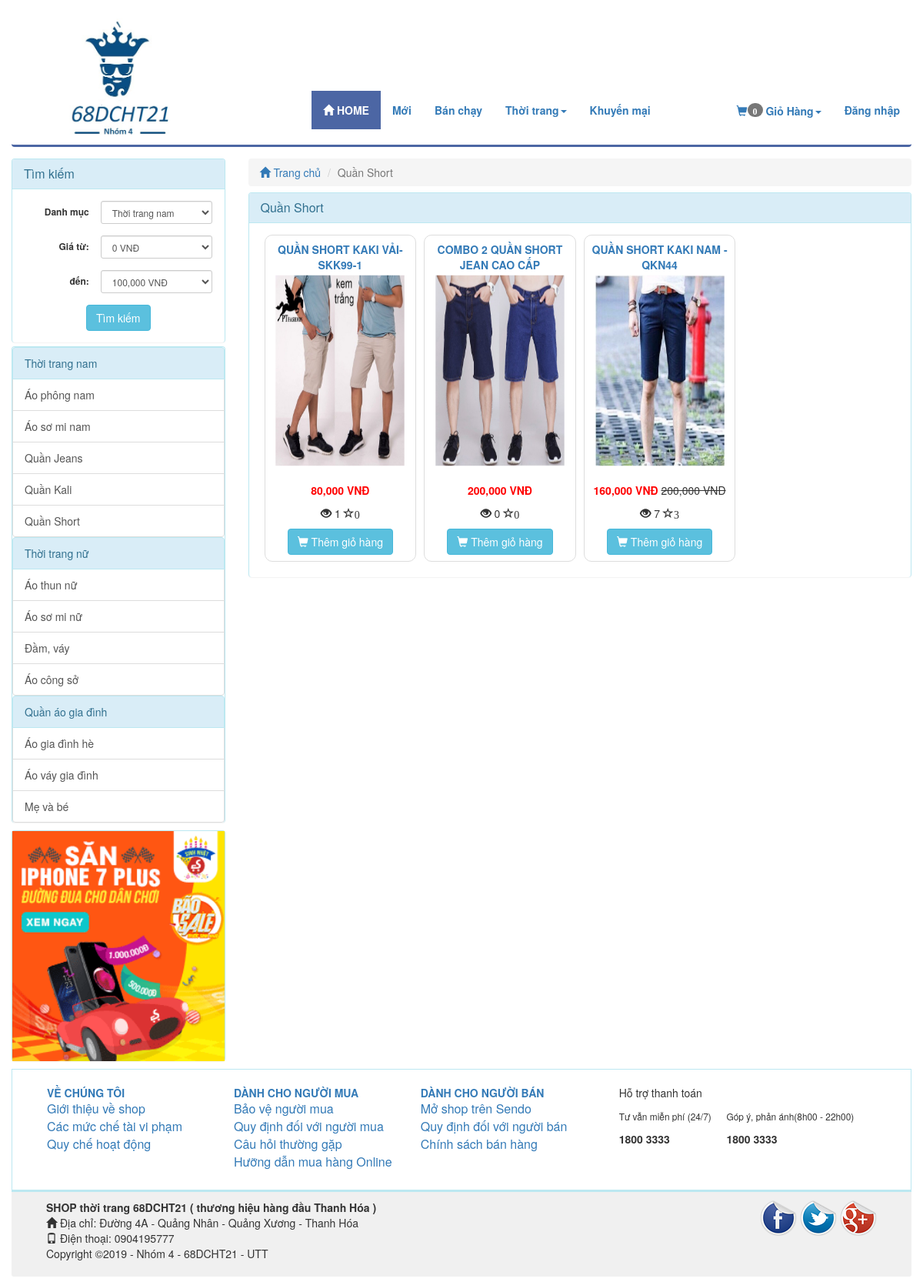
Screenshot of /quan-short-c14 with the database file from the repository.
### tables this page shows
CREATE TABLE `catalog` (
  `id` int(11) NOT NULL,
  `name` varchar(100) NOT NULL,
  `description` varchar(255) DEFAULT NULL,
  `parent_id` int(11) NOT NULL,
  `sort_order` tinyint(4) NOT NULL,
  `created` datetime NOT NULL
);

CREATE TABLE `product` (
  `id` int(255) NOT NULL,
  `catalog_id` int(11) NOT NULL,
  `name` varchar(255) NOT NULL,
  `content` text NOT NULL,
  `price` decimal(15,2) NOT NULL DEFAULT 0.00,
  `discount` int(11) DEFAULT 0,
  `image_link` varchar(100) NOT NULL,
  `image_list` text NOT NULL,
  `view` int(11) NOT NULL DEFAULT 0,
  `soluong` int(5) NOT NULL,
  `buyed` int(255) NOT NULL,
  `rate_total` int(255) NOT NULL DEFAULT 4,
  `rate_count` int(255) NOT NULL DEFAULT 1,
  `status` int(11) NOT NULL DEFAULT 1,
  `created` int(11) NOT NULL
);

### application/controllers/Product.php (called while the page is built, shortened)
<?php
class Product extends MY_Controller {
	public function __construct()
	{
		parent::__construct();
		$this->load->model('product_model');
		$this->load->model('catalog_model');
	}
	public function catalog()
	{
		$id = $this->uri->rsegment(3);
		$catalog = $this->catalog_model->get_info($id);
		$this->data['catalog_p'] = $catalog;
		$input = array();
		if ($catalog->parent_id == '1') {
			$input_cat = array();
			$input_cat['where'] = array('parent_id' => $catalog->id);
			$input_cat['order'] = array('sort_order', 'ASC');
			$catalog_child = $this->catalog_model->get_list($input_cat);
			if (!empty($catalog_child)) {
				$cat_list_id = array();
				foreach ($catalog_child as $value) {
					$cat_list_id[] = $value->id;
				}
				$this->db->where_in('catalog_id',$cat_list_id);
			}else{
				$input['where'] = array('catalog_id'=>$id);
			}
		}else{
			$input['where'] = array('catalog_id'=>$id);
		}
		$total = $this->product_model->get_total($input);
		$this->data['total']=$total;
		$this->load->library('pagination');
		$base_url = base_url('product/catalog/'.$id);
		$per = 8;
		$uri = 4;
		$config = pagination($base_url,$total,$per,$uri);
		$segment = $this->uri->segment(4);
		$segment = intval($segment);
		$input['limit'] = array($config['per_page'],$segment);
		$product_list = $this->product_model->get_list($input);
		$this->data['product_list'] = $product_list;
		$this->data['temp']='site/product/catalog';
		$this->load->view('site/layoutsub',$this->data);
	}
}

### index.php (called while the page is built, shortened)
<?php
require_once BASEPATH.'core/CodeIgniter.php';

### application/core/MY_Model.php (called while the page is built, shortened)
<?php if ( ! defined('BASEPATH')) exit('No direct script access allowed');
class MY_Model extends CI_Model {
    var $table = '';
    var $key = 'id';
    var $order = '';
    function get_info($id, $field = '')
    {
        $where = array();
        $where[$this->key] = $id;
        return $this->get_info_rule($where, $field);
    }
    function get_info_rule($where = array(), $field= '')
    {
        $this->db->where($where);
        $query = $this->db->get($this->table);
        if ($query->num_rows())
        {
            return $query->row();
        }
        return FALSE;
    }
    function get_total($input = array())
    {
        $query = $this->db->get($this->table);
        return $query->num_rows();
    }
    function get_list($input = array())
    {
        $query = $this->db->get($this->table);
        return $query->result();
    }
    protected function get_list_set_input($input = array())
    {
        if ((isset($input['where'])) && $input['where'])
        {
            $this->db->where($input['where']);
        }
        if (isset($input['order'][0]) && isset($input['order'][1]))
        {
            $this->db->order_by($input['order'][0], $input['order'][1]);
        }
        else
        {
            $order = ($this->order == '') ? array($this->table.'.'.$this->key, 'desc') : $this->order;
            $this->db->order_by($order[0], $order[1]);
        }
        if (isset($input['limit'][0]) && isset($input['limit'][1]))
        {
            $this->db->limit($input['limit'][0], $input['limit'][1]);
        }
    }
}
?>

### application/core/MY_Controller.php (called while the page is built, shortened)
<?php
class MY_Controller extends CI_Controller {
	function __construct()
	{
		$controller = $this->uri->segment(1);
		switch ($controller) {
			default:
				$input = array();
				$input['where'] = array('parent_id' => '1');
				$input['order'] = array('sort_order', 'ASC');
				$catalog = $this->catalog_model->get_list($input);
				foreach ($catalog as $value) {
					$input= array();
					$input['where'] = array('parent_id' => $value->id);
					$input['order'] = array('sort_order', 'ASC');
					$sub = $this->catalog_model->get_list($input);
					$value->sub=$sub;
				}
				break;
		}
	}
}

### application/helpers/common_helper.php (called while the page is built, shortened)
<?php
	function pagination($base_url='',$total='',$per='',$uri='')
	{
		$config = array();
		$config['base_url']    = $base_url;
		$config['total_rows']  = $total;
		$config['per_page']    = $per;
		$config['uri_segment'] = $uri;
		$config['full_tag_open']   = "<nav aria-label='Page navigation' class='text-right'><ul class='pagination'>";
		$config['full_tag_close'] = "</ul></nav>";
		$config['cur_tag_open']   = "<li class='active'><a href='#'>";
		$config['cur_tag_close'] = "</a></li>";
		$config['next_link']   = "&raquo;";
		$config['next_tag_open']   = "<li><span aria-hidden='true'>";
		$config['next_tag_close'] = "</span></li>";
		$config['prev_link']   = "&laquo;";
		$config['prev_tag_open']   = "<li><span aria-hidden='true'>";
		$config['prev_tag_close'] = "</span></li>";
		$config['num_tag_open']   = "<li>";
		$config['num_tag_close'] = "</li>";
		return $config;
	}
	function covert_vi_to_en($str)
	{
	    $unicode = array(
			'a'=>'á|à|ả|ã|ạ|ă|ắ|ặ|ằ|ẳ|ẵ|â|ấ|ầ|ẩ|ẫ|ậ',
			'd'=>'đ',
			'e'=>'é|è|ẻ|ẽ|ẹ|ê|ế|ề|ể|ễ|ệ',
			'i'=>'í|ì|ỉ|ĩ|ị',
			'o'=>'ó|ò|ỏ|õ|ọ|ô|ố|ồ|ổ|ỗ|ộ|ơ|ớ|ờ|ở|ỡ|ợ',
			'u'=>'ú|ù|ủ|ũ|ụ|ư|ứ|ừ|ử|ữ|ự',
			'y'=>'ý|ỳ|ỷ|ỹ|ỵ',
			'A'=>'Á|À|Ả|Ã|Ạ|Ă|Ắ|Ặ|Ằ|Ẳ|Ẵ|Â|Ấ|Ầ|Ẩ|Ẫ|Ậ',
			'D'=>'Đ',
			'E'=>'É|È|Ẻ|Ẽ|Ẹ|Ê|Ế|Ề|Ể|Ễ|Ệ',
			'I'=>'Í|Ì|Ỉ|Ĩ|Ị',
			'O'=>'Ó|Ò|Ỏ|Õ|Ọ|Ô|Ố|Ồ|Ổ|Ỗ|Ộ|Ơ|Ớ|Ờ|Ở|Ỡ|Ợ',
			'U'=>'Ú|Ù|Ủ|Ũ|Ụ|Ư|Ứ|Ừ|Ử|Ữ|Ự',
			'Y'=>'Ý|Ỳ|Ỷ|Ỹ|Ỵ',
			);
		foreach($unicode as $nonUnicode=>$uni) $str = preg_replace("/($uni)/i",$nonUnicode,$str);
		$str = trim($str);
		$str = str_replace(' ', '-', $str);
		$str = str_replace(',', '', $str);
		return $str;
	}
?>

### application/views/site/product/catalog.php (the view, shortened to what this page needs)
<div class="col-xs-12 col-sm-9 col-md-9 col-lg-9 clearpaddingr">
	<div class="col-xs-12 col-sm-12 col-md-12 col-lg-12 clearpadding">
		<ol class="breadcrumb">
		  <li><a href="<?php echo base_url(); ?>"><span class="glyphicon glyphicon-home" aria-hidden="true"></span> Trang chủ</a></li>
		  <li class="active"><?php echo $catalog_p->name; ?></li>
		</ol>
		<div class="panel panel-info">
		  <div class="panel-heading">
		    <h3 class="panel-title"><?php echo $catalog_p->name; ?></h3>
		  </div>
		  <div class="panel-body">
		  <?php if ($total > 0) { ?>
		  	<div class="col-xs-12 col-sm-12 col-md-12 col-lg-12 clearpadding">
		  		<?php foreach ($product_list as $value) {
		  			$name = covert_vi_to_en($value->name);
	  				$name = strtolower($name);
	  				 ?>
					<div class="col-xs-12 col-sm-6 col-md-3 col-lg-3 re-padding">
			  			<div class="product_item">
			  				<p class="product_name" ><a href="<?php echo base_url($name.'-p'.$value->id); ?>" ><?php echo $value->name; ?></a></p>
			  				<div class="product-image">
			  					<a href="<?php echo base_url('product/view/'.$value->id); ?>"><img src="<?php echo base_url(); ?>upload/product/<?php echo $value->image_link; ?>" alt="" class=""></a>
			  				</div>
			  				<?php if ($value->discount>0) {
			  					$new_price = $value->price - $value->discount; ?>
			  					<p><span class='price text-right'><?php echo number_format($new_price); ?> VNĐ</span> <del class="product-discount"><?php echo number_format($value->price); ?> VNĐ</del></p>
			  				<?php }else{ ?>
								<p><span class='price text-right'><?php echo number_format($value->price); ?> VNĐ</span></p>
			  				<?php	} ?>
							<p><span class="glyphicon glyphicon-eye-open" aria-hidden="true" title="Số lượt xem"></span> <?php echo $value->view; ?> <span class="glyphicon glyphicon-star-empty" aria-hidden="true" title="Số lượng đặt mua"><?php echo $value->buyed; ?></p>
							<a href="<?php echo base_url('cart/add/'.$value->id); ?>"><button class='btn btn-info'><span class="glyphicon glyphicon-shopping-cart" aria-hidden="true"></span> Thêm giỏ hàng</button></a>
			  			</div>
					</div>
				<?php } ?>
		  	</div>
		  <?php }else{ ?>
		  	<p>Không có sản phẩm nào</p>
		  <?php	} ?>
		  </div>
		</div>
	</div>
</div>

### application/views/site/sidebar.php (shortened to what this page needs)
<?php
	$catalog_id = isset($catalog_id)?$catalog_id:NULL;
	$price_from = isset($price_from)?$price_from:NULL;
	$price_to = isset($price_to)?$price_to:NULL;
 ?>
<div class="col-xs-12 col-sm-3 col-md-3 col-lg-3 clearpaddingl">
	<div class="panel panel-info" style="margin-bottom: 5px;">
		<div class="panel-heading">
		    <h3 class="panel-title">Tìm kiếm</h3>
		</div>
	    <div class="panel-body">
	  	    <form class="form-horizontal text-center" method="post" action="<?php echo base_url('product/search'); ?>">
				<div class="form-group form-group-sm">
					<label class="col-sm-5 clearpaddingl control-label" for="formGroupInputSmall">Danh mục</label>
					<div class="col-sm-7" style="padding-left: 0px">
				    	<select class="form-control" name="catalog_id">
				    		<?php foreach ($catalog as $value) { ?>
							  	<option value="<?php echo $value->id; ?>" style='font-weight: bold' <?php if($value->id==$catalog_id) echo 'selected'; ?>><?php echo $value->name; ?></option>
								 </div>
							  	<?php } ?>
				    </div>
				</div>
				<div class="form-group form-group-sm">
					<label class="col-sm-5 control-label" for="formGroupInputSmall">Giá từ:</label>
					<div class="col-sm-7" style="padding-left: 0px">
				    	<select class="form-control" name="price_from">
				    	<?php for ($i=0; $i < 1400000; $i = $i + 100000) { ?>
				    		<option value="<?php echo $i ?>" <?php if($i==$price_from) echo 'selected'; ?>><?php echo number_format($i); ?> VNĐ</option>
				    	<?php } ?>
						</select>
				    </div>
				</div>
				<div class="form-group form-group-sm">
					<label class="col-sm-5 control-label" for="formGroupInputSmall">đến:</label>
					<div class="col-sm-7" style="padding-left: 0px">
				    	<select class="form-control" name="price_to">
				    	<?php for ($i=100000; $i < 1500000; $i = $i + 100000) { ?>
				    		<option value="<?php echo $i ?>" <?php if($i==$price_to) echo 'selected'; ?>><?php echo number_format($i); ?> VNĐ</option>
				    	<?php } ?>
						</select>
				    </div>
				</div>
				<button class="btn btn-info" type="submit" name='submit'>Tìm kiếm</button>
	    </div>
	</div>
	<div class="panel panel-info">
	  <div class="panel-body" style="padding:0px">
	  	<div class="list-group">
	  	<?php foreach ($catalog as $value)
	  	{
	  		$name = covert_vi_to_en($value->name);
	  		$name = strtolower($name);
	  	?>
	  	<div class="list-group">
	  		<a href="<?php echo base_url($name.'-c'.$value->id); ?>" class="list-group-item active">
		    <?php echo $value->name; ?>
		  	</a>
		  <?php foreach ($value->sub as $val) {
		  	$namesub = covert_vi_to_en($val->name);
	  		$namesub = strtolower($namesub);
	  		?>
		  	<a href="<?php echo base_url($namesub.'-c'.$val->id); ?>" class="list-group-item"><?php echo $val->name; ?></a>
		  <?php } ?>
		 </div>
	  	<?php } ?>
	    </div>
	  </div>
	</div>
	<div class="panel panel-info" style="margin-top:10px;margin-bottom:10px;">
	  <div class="panel-body" style="padding:0px;">
	  	<img style="width: 100%" src="<?php echo base_url('upload/qc.gif'); ?>" alt="">
	  </div>
	</div>
</div>

### public/site/css/style.css (style rules this page uses)
.clearpadding { padding-left: 0px; padding-right: 0px; }
.clearpaddingl { padding-left: 0px; }
.clearpaddingr { padding-right: 0px; }
.re-padding { padding-right: 5px; padding-left: 5px; }
.panel { margin-bottom: 0px; border-bottom:none; }
.product_item { border: 1px solid #DDDDDD; border-radius: 10px; text-align: center; padding-top: 8px; padding-bottom: 8px; margin-bottom: 5px; }
.product_name { max-height: 20px; text-transform: uppercase; font-size: 14px; color: #337ab7; font-weight: bold; }
.price { color: red; font-weight: bold; }
.product-image { margin-top:8px; margin-bottom:8px; }
.product-image img { width: 95%; height: 275px; -webkit-transform:scale(0.9); -moz-transform:scale(0.9); -o-transform:scale(0.9); transition: all .4s ease; -webkit-transition: all .4s ease; -moz-transition: all .4s ease; -o-transition: all .4s ease; }
.breadcrumb { margin-bottom: 8px; }
.list-group { margin-bottom: 0px; }
.list-group-item.active, .list-group-item.active:hover, .list-group-item.active:focus { color: #31708f; background-color: #d9edf7; border-color: #bce8f1; }

### rows the page displays
catalog: name "Thời trang nam"
catalog: name "Áo phông nam"
catalog: name "Áo sơ mi nam"
catalog: name "Quần Jeans"
catalog: name "Quần Kali"
catalog: name "Quần Short"
catalog: name "Thời trang nữ"
catalog: name "Áo thun nữ"
catalog: name "Áo sơ mi nữ"
catalog: name "Đầm, váy"
catalog: name "Áo công sở"
catalog: name "Quần áo gia đình"
catalog: name "Áo gia đình hè"
catalog: name "Áo váy gia đình"
catalog: name "Mẹ và bé"
product: name "QUẦN SHORT KAKI VẢI- SKK99-1", image_link (picture), price "80,000", view "1", buyed "0"
product: name "COMBO 2 QUẦN SHORT JEAN CAO CẤP", image_link (picture), price "200,000", view "0", buyed "0"
product: name "QUẦN SHORT KAKI NAM - QKN44", image_link (picture), new_price "160,000", price "200,000", view "7", buyed "3"

### other values shown
$total_items "0"
form field catalog_id "Thời trang nam"
form field price_from "0 VNĐ"
form field price_to "100,000 VNĐ"
